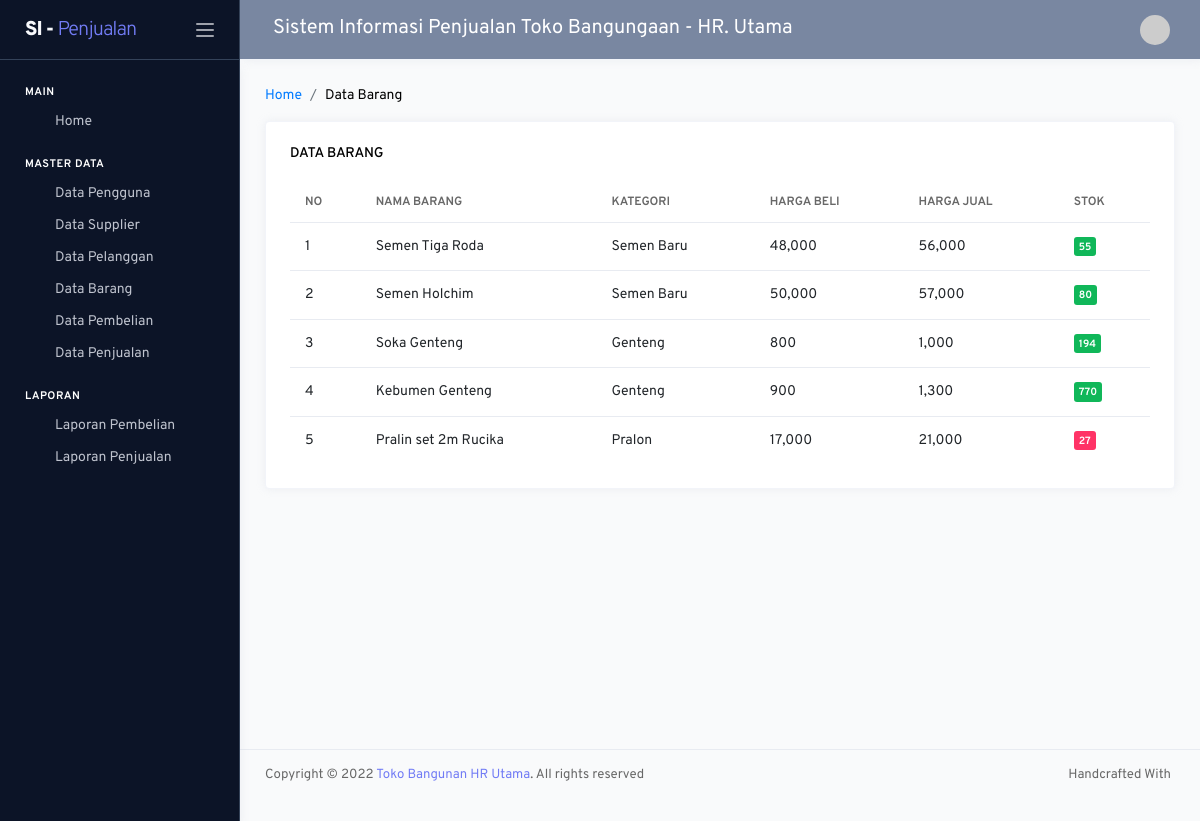
Screenshot of /pemilik/index.php?hal=barang/data with the database file from the repository.
### tables this page shows
CREATE TABLE `tb_barang` (
  `idbarang` int(11) NOT NULL,
  `namabarang` varchar(50) DEFAULT NULL,
  `idkategori` int(11) DEFAULT NULL,
  `stok` int(11) DEFAULT NULL,
  `hargajual` int(11) DEFAULT NULL,
  `hargabeli` int(11) DEFAULT NULL
);

CREATE TABLE `tb_kategori` (
  `idkategori` int(11) NOT NULL,
  `namakategori` varchar(50) DEFAULT NULL
);

### setting/crud.php (called while the page is built, shortened)
<?php
 function _dataGetAll ($mysqli,$sql){
  $hasil=array();
  $result = $mysqli->query($sql);
  $num_results = $result->num_rows;
  if($num_results > 0){
    while ($data=mysqli_fetch_assoc($result)) {
      array_push($hasil,$data);
    }
  }
  return $hasil;
}
?>

### pemilik/modul/barang/data.php (the view)
<nav class="page-breadcrumb">
    <ol class="breadcrumb">
       <li class="breadcrumb-item"><a href="?hal=dashboard">Home</a></li>
        <li class="breadcrumb-item" aria-current="page">Data Barang</li>
    </ol>
</nav>
<div class="row">
    <div class="col-md-12 grid-margin stretch-card">
        <div class="card">
            <div class="card-body">
               <h6 class="card-title">Data Barang
                </h6>
                <div class="table-responsive">
                    <table id="dataTableExample" class="table">
                        <thead>
                            <tr>
                                <th>No</th>
                                <th>Nama Barang</th>
                                <th>Kategori</th>
                                <th>Harga Beli</th>
								<th>Harga Jual</th>
                                <th>Stok</th>
                            </tr>
                        </thead>
                        <tbody>
                            <?php
                            $no = 0;
                            $sql = "SELECT * FROM tb_barang join tb_kategori using(idkategori)";
                            foreach (_dataGetAll($mysqli, $sql) as $key => $value) :
                                extract($value);
                            ?>
                                <tr>
                                    <td><?= $no += 1 ?></td>
                                    <td><?= $namabarang ?></td>
                                    <td><?= $namakategori ?></td>
                                    <td><?= number_format($hargabeli,0) ?></td>
                                    <td><?= number_format($hargajual,0) ?></td>
                                    <td><?= label_stok($stok,30); ?></td>
                                </tr>
                            <?php endforeach; ?>
                        </tbody>
                    </table>
                </div>
            </div>
        </div>
    </div>
</div>

### setting/label.php (shortened to what this page needs)
<?php
function label_stok($stok,$min)
{
    if($stok>$min){
        return "<span class='badge badge-success'>$stok</span>";
    }else{
        return "<span class='badge badge-danger'>$stok</span>";
    }
}
?>

### rows the page displays
tb_barang: no "1", namabarang "Semen Tiga Roda", idkategori.namakategori "Semen Baru", hargabeli "48,000", hargajual "56,000", stok "55"
tb_barang: no "2", namabarang "Semen Holchim", idkategori.namakategori "Semen Baru", hargabeli "50,000", hargajual "57,000", stok "80"
tb_barang: no "3", namabarang "Soka Genteng", idkategori.namakategori "Genteng", hargabeli "800", hargajual "1,000", stok "194"
tb_barang: no "4", namabarang "Kebumen Genteng", idkategori.namakategori "Genteng", hargabeli "900", hargajual "1,300", stok "770"
tb_barang: no "5", namabarang "Pralin set 2m Rucika", idkategori.namakategori "Pralon", hargabeli "17,000", hargajual "21,000", stok "27"

### other values shown
nav "SI - Penjualan"
judul "Sistem Informasi Penjualan Toko Bangungaan - HR. Utama"
